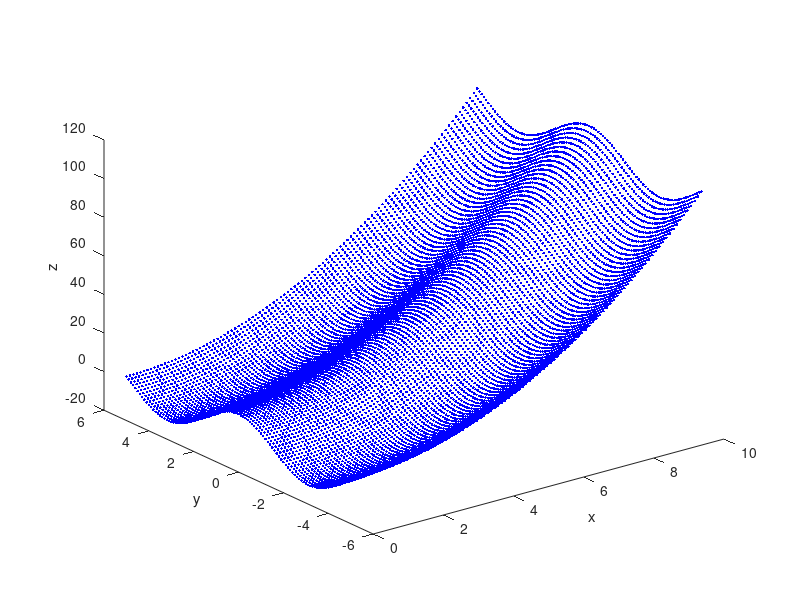

Write the MATLAB code that produced this figure. (Note: this script raises an error after producing the figure.)

clear all;
close all;
%% input
alp=1;
iteration=15;
%% true model
x=0:.1:10;
y=-5:.1:5;
[x2,y2]=meshgrid(x,y);
z2=x2.^2+10*cos(y2);
true_model=zeros(3,size(x2,1)*size(x2,2));
true_model(1,:)=x2(:);
true_model(2,:)=y2(:);
true_model(3,:)=z2(:);
figure(1)
plot3(true_model(1,:),true_model(2,:),true_model(3,:),'.','color','blue');
xlabel('x');
ylabel('y');
zlabel('z');
shg;
%% transform (right hand rule)
translation=0;
rx=0;
ry=0;
rz=0;
true_model2=transform_true_model(true_model,translation,rx,ry,rz);
shg;
%% control points
% x-first dimension, y-second dimension
cx=[0;5;10];
cy=[-5;-2;-1;0;-1;-2;3;5];
K=zeros(size(cx,1),size(cy,1),3);
[K(:,:,2),K(:,:,1)]=meshgrid(cy,cx);
%% interval of u and v
u_interval=.1;
v_interval=.1;
hatN=bezier_surface(K,u_interval,v_interval);
%% plot initial condition
figure(2)
ax=scatter3(reshape(K(:,:,1),[size(K,1)*size(K,2),1]),reshape(K(:,:,2),[size(K,1)*size(K,2),1]),reshape(K(:,:,3),[size(K,1)*size(K,2),1]),'o','red');
hold on;
CO=zeros(size(hatN,1),size(hatN,2),3);
CO(:,:,1)=1; % red
CO(:,:,2)=1; % green
CO(:,:,3)=0; % blue
ax2=surf(hatN(:,:,1),hatN(:,:,2),hatN(:,:,3),CO,'facealpha',.5);
hold on;
ax3=plot3(true_model(1,:),true_model(2,:),true_model(3,:),'.','color',[.3,0,1]);
xlabel('x');
ylabel('y');
zlabel('z');
legend([ax,ax2,ax3],'control point','Bizier surface','true surface','location',[.1,.9,.1,.1],'orientation','vertical');
shg;
%% run fitting function
% pro=0: plot progress. pro=1: only plot result. pro=other: do not plot
pro=0;
K=find_controlp(true_model,K,u_interval,v_interval,alp,iteration,0);
%% recover original coordinate
K2=transform_K(K,-translation,-rx,-ry,-rz);